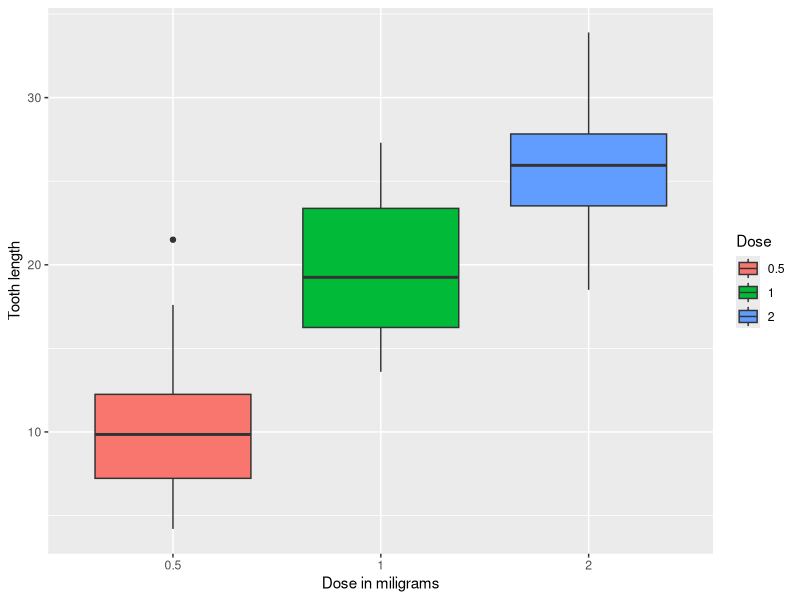

The R script that drew this image: (Note: this script raises an error after producing the figure.)
## ---- chunk 1
library(knitr)
opts_chunk$set(fig.width=12, fig.height=4, fig.path='RmdFigs/',
               warning=FALSE, message=FALSE)
## ---- chunk 2
library(datasets)
data(ToothGrowth)
#preview the dataset
head(ToothGrowth)


# exploring the data
nrow(ToothGrowth)

str(ToothGrowth)

# convert dose field from numeric to factor
ToothGrowth$dose <- as.factor(ToothGrowth$dose)

# view data set again
str(ToothGrowth)

#let's plot it out and visualise the data
library(ggplot2)

ggplot(aes(x=dose, y=len), data=ToothGrowth) + geom_boxplot(aes(fill=dose)) + xlab("Dose in miligrams") + ylab("Tooth length") + guides(fill=guide_legend(title="Dose"))
## ---- chunk 3
summary(ToothGrowth)
## ---- chunk 4
t.test(len ~ supp, data = ToothGrowth)

#a. Compare by Supplement

t1 <- t.test(len~supp, paired=F, var.equal=F, data=ToothGrowth)
t1.summary <- data.frame("p-value"=c(t1$p.value),"CI-Lower"=c(t1$conf[1]), "CI-Upper"=c(t1$conf[2]), 
     row.names=c("OJ vs. VC:  "))
round(t1.summary,4)

#b. Compare by Dosage
df05 <- subset(ToothGrowth, ToothGrowth$dose==.5)
df10 <- subset(ToothGrowth, ToothGrowth$dose==1)
df20 <- subset(ToothGrowth, ToothGrowth$dose==2)

t0510<- t.test(df05$len, df10$len, paired=F, var.equal=F)
t0520<- t.test(df05$len, df20$len, paired=F, var.equal=F)
t1020<- t.test(df10$len, df20$len, paired=F, var.equal=F)

summaryDose <- data.frame("p-value"=c(t0510$p.value,t0520$p.value,t1020$p.value), 
     "CI-Lower"=c(t0510$conf[1],t0520$conf[1],t1020$conf[1]),
     "CI-Upper"=c(t0510$conf[2],t0520$conf[2],t1020$conf[2]),
     row.names=c(".5mg vs 1mg: ", ".5mg vs 2mg: ","1mg vs 2mg: "))

round(summaryDose, 6)

#c. Compare Supplement within each dosage group

t05 <- t.test(len~supp, paired=F, var.equal=F, data=df05)
t10 <- t.test(len~supp, paired=F, var.equal=F, data=df10)
t20 <- t.test(len~supp, paired=F, var.equal=F, data=df20)

summarySuppDose <- data.frame("p-value"=c(t05$p.value,t10$p.value,t20$p.value), 
     "CI-Lower"=c(t05$conf[1],t10$conf[1],t20$conf[1]),
     "CI-Upper"=c(t05$conf[2],t10$conf[2],t20$conf[2]),
     row.names=c(".5mg OJ vs. VC: ", "1mg OJ vs. VC: ","2mg OJ vs. VC: "))

round(summarySuppDose, 6)
